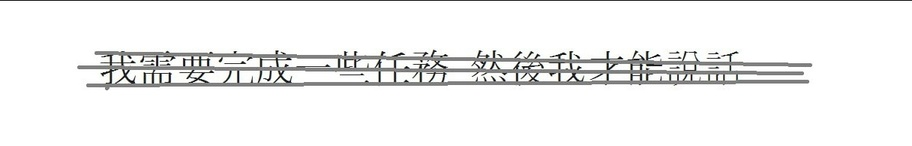
#> input picture lab4/1QwjjwxGzQY.jpg, 912 x 146 px, shrunk from 1216 x 194 before the run
$ jupyter execute lab4.ipynb
#> lines starting #> are read from the running program, lines starting #| are printed output that depends on the picture; after the words box and inside, x2 and y2 are one past the last pixel; in counts of white or black regions, pixels touching at a corner belong together
[cell 1]
import cv2 as cv
import numpy as np
import matplotlib.pyplot as plt

[cell 2]
image1 = cv.imread('1QwjjwxGzQY.jpg')
#> image1 is the input picture: shape (146, 912, 3); mean B, G, R 240.7, 240.9, 240.8
image = cv.cvtColor(image1, cv.COLOR_BGR2GRAY)

[cell 3]
threshold = 115

# Примените пороговое значение
ret, binary_image = cv.threshold(image, threshold, 255, cv.THRESH_BINARY)
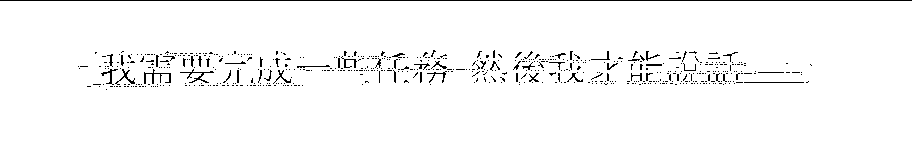
#> binary_image: shape (146, 912); 96.9% white; black in thin lines or dots, all inside (x1, y1, x2, y2) = (0, 0, 912, 90)
#> ret = 115

# Создайте ядро для эрозии
kernel = np.ones((3,3),np.uint8)

# Примените эрозию
erosion = cv.erode(binary_image, kernel, iterations = 1)
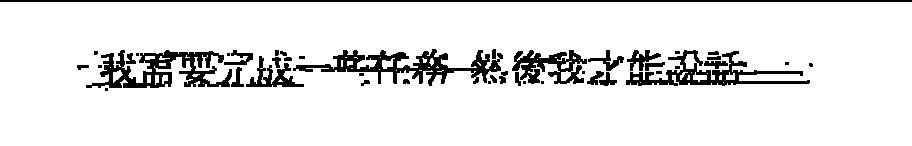
#> erosion: shape (146, 912); 90.4% white; 44 black regions (16 under 20 px), largest, box (x1, y1, x2, y2) and area: (293, 49, 503, 86) 2576, (86, 50, 232, 88) 2468, (626, 50, 810, 86) 1950

# Установка размера фигуры
plt.figure(figsize=(30, 30))

# Отобразите исходное и преобразованное изображения
plt.subplot(121),plt.imshow(binary_image, cmap='gray')
plt.title('Binary Image'), plt.xticks([]), plt.yticks([])
plt.subplot(122),plt.imshow(erosion, cmap='gray')
plt.title('Eroded Image'), plt.xticks([]), plt.yticks([])

plt.show()
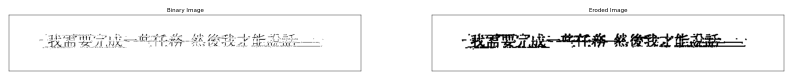
#> figure drawn by matplotlib, 2 panels

[cell 4]
cv.imwrite('binary_image.jpg', binary_image)
cv.imwrite('erosion.jpg', erosion)
#> Out = True

[cell 5]
img = cv.imread('VKw7m9TdsT0.jpg')
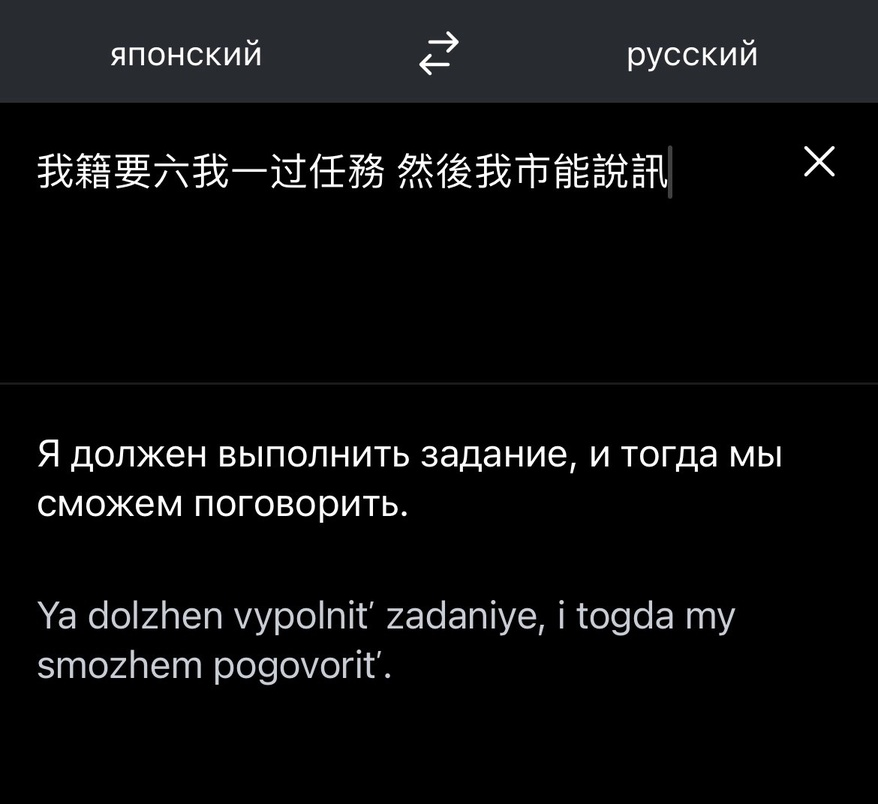
#> input picture lab4/VKw7m9TdsT0.jpg, 878 x 804 px, shrunk from 1170 x 1072 before the run
#> img is the input picture: shape (804, 878, 3); mean B, G, R 14.9, 14.1, 13.7
plt.figure(figsize=(10, 10))
plt.subplot(121),plt.imshow(img, cmap='gray')
plt.title('interpreter'), plt.xticks([]), plt.yticks([])
plt.show()
